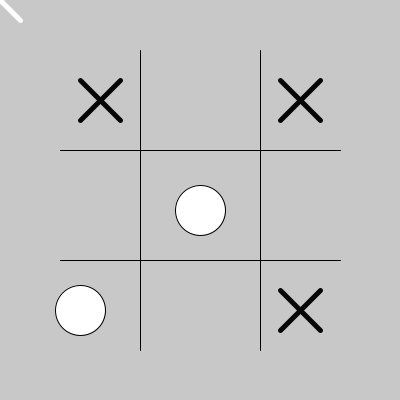
Frame 1 (no input)
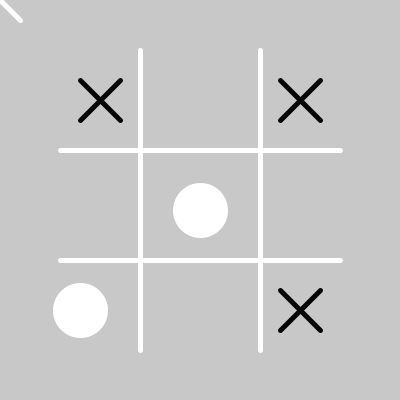
Frame 60 (the mouse pressed at the canvas centre just before this capture)
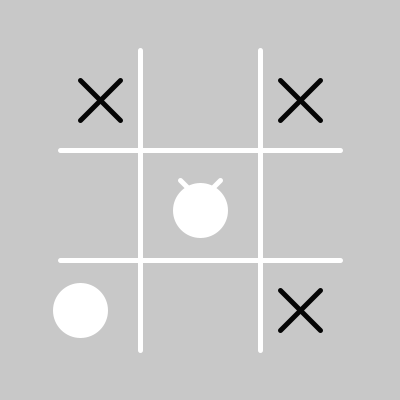
Frame 120 (the mouse held since frame 60 and released just before this capture)

The Processing sketch that drew these frames (run headless with seeded random() and noise(); from frame 60 on, the mouse is pressed at the canvas centre):

// Processing sketch: processing_42046
// ── processing_42046.pde

void setup(){
  size(400,400);
  background(200);
   
}
 
 
void draw(){
  background(200);
  smooth();
  
   
  
 
   
  line(140,50,140,350);
  line(260,50,260,350);
  line(60,150,340,150);
  line(60,260,340,260);
  
 ellipse(80,310,50,50);
 ellipse(200,210,50,50);
 
  drawCross(80,80,40,5,5);
  drawCross(280,290,40,5,5);
  drawCross(280,80,40,5,5);
  drawCross(mouseX-20,mouseY-20,40,255,5);
  
   
}

 
void drawCross(float x, float y, float crossSize, int c, float w) {
  stroke(c);
  
  strokeWeight(w);
  line(x, y, x+crossSize, y+crossSize);
  line(x+crossSize, y, x, y+crossSize);
}

                
                
